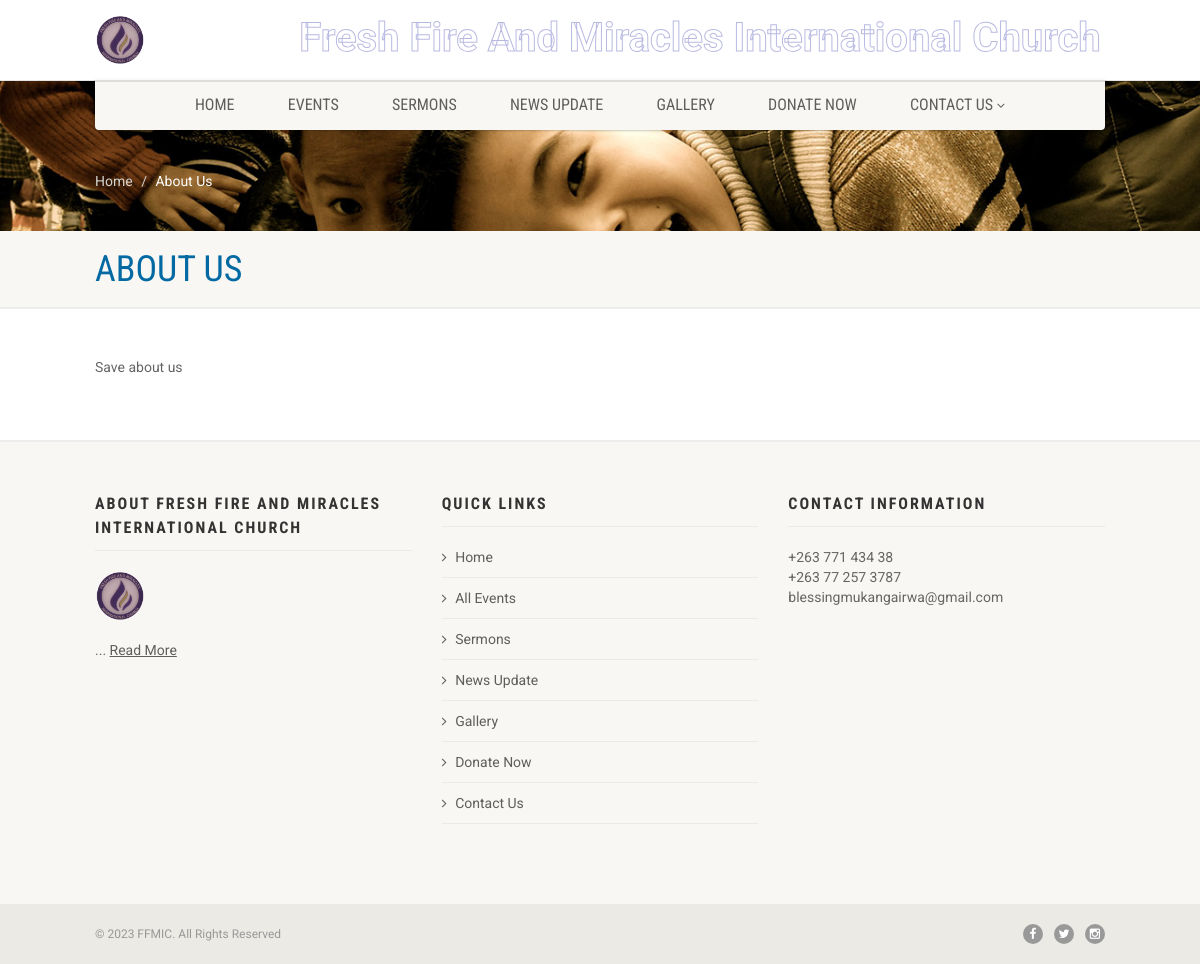
Page /about.php on the committed database.
### tables this page shows
CREATE TABLE IF NOT EXISTS `tbl_about` (
  `id` int NOT NULL AUTO_INCREMENT,
  `body` varchar(2500) NOT NULL,
  PRIMARY KEY (`id`)
);

CREATE TABLE IF NOT EXISTS `welcome` (
  `id` int NOT NULL AUTO_INCREMENT,
  `body` varchar(2000) NOT NULL,
  PRIMARY KEY (`id`)
);

CREATE TABLE IF NOT EXISTS `settings` (
  `id` int NOT NULL AUTO_INCREMENT,
  `site_name` varchar(45) NOT NULL,
  `site_title` varchar(60) NOT NULL,
  `email` varchar(60) NOT NULL,
  `site_desc` varchar(350) NOT NULL,
  `site_keyword` varchar(250) NOT NULL,
  `google_code` varchar(1000) NOT NULL,
  `street` varchar(100) NOT NULL,
  `city` varchar(60) NOT NULL,
  `country` varchar(50) NOT NULL,
  `phone` varchar(15) NOT NULL,
  `facebook` varchar(45) NOT NULL,
  `twitter` varchar(34) NOT NULL,
  `linkedin` varchar(45) NOT NULL,
  `status` varchar(25) NOT NULL,
  PRIMARY KEY (`id`)
);

### about.php (the view)
<?php include "header.php"; ?>
  <div class="nav-backed-header parallax" style="background-image:url(images/slide2.jpg);">
    <div class="container">
      <div class="row">
        <div class="col-md-12">
          <ol class="breadcrumb">
            <li><a href="index.php">Home</a></li>
            <li class="active">About Us</li>
          </ol>
        </div>
      </div>
    </div>
  </div>
  <div class="page-header">
    <div class="container">
      <div class="row">
        <div class="col-md-12">
          <h1>About Us</h1>
        </div>
      </div>
    </div>
  </div>
  <?php
				$result = $db->prepare("SELECT * FROM tbl_about");
				$result->execute();
				for($i=0; $row = $result->fetch(); $i++){
               ?>
  <div class="main" role="main">
    <div id="content" class="content full">
      <div class="container">
        <div class="row">
          <div class="col-md-12">
   <?php echo $row['body']; ?>
          </div>
          </div>
      </div>
    </div>
  </div>
  <?php } ?>
 <?php include "footer.php"; ?>

### footer.php (shortened to what this page needs)
  <footer class="site-footer">
    <div class="container">
      <div class="row">
        <div class="col-md-4 col-sm-4 widget footer-widget">
          <h4 class="footer-widget-title">About Fresh Fire And Miracles International Church</h4>
          <img src="images/logooo.png" alt="Logo" width="50" height="50">
		  <?php
				$result = $db->prepare("SELECT * FROM welcome");
				$result->execute();
				for($i=0; $row = $result->fetch(); $i++){
				?>
          <div class="spacer-20"></div>
        <?php echo strip_tags(substr($row['body'],0,180)) ;?>...  <a href="about.php">Read More</a>
		  <?php } ?>
		</div>
        <div class="col-md-4 col-sm-4 widget footer-widget">
          <h4 class="footer-widget-title">Quick Links</h4>
          <ul>
            <li><a href="index.php">Home</a></li>
            <li><a href="events.php">All Events</a></li>
            <li><a href="programmes.php">Sermons</a>
                </li>
                <li><a href="news-updates.php">News Update</a>
                </li>
                <li><a href="gallery.php">Gallery</a>
                </li>
                <li><a href="donate.php">Donate Now</a></li>
                <li><a href="contact.php">Contact Us</a> </li>
          </ul>
        </div>
		 <?php
				$result = $db->prepare("SELECT * FROM settings");
				$result->execute();
				for($i=0; $row = $result->fetch(); $i++){
               ?>
        <div class="col-md-4 col-sm-4 widget footer-widget">
          <h4 class="footer-widget-title">Contact Information</h4>
          <?php echo $row['phone']; ?> </br>
		  <?php echo $row['linkedin']; ?></br>
		 <?php echo $row['email']; ?>
        </div>
      </div>
    </div>
  </footer>
  <footer class="site-footer-bottom">
    <div class="container">
      <div class="row">
        <div class="copyrights-col-left col-md-6 col-sm-6">
          <p>&copy; 2023 FFMIC. All Rights Reserved</p>
        </div>
        <div class="copyrights-col-right col-md-6 col-sm-6">
          <div class="social-icons"> <a href="https://www.facebook.com/freshfirezim/<?php echo $row['facebook']; ?>" target="_blank"><i class="fa fa-facebook"></i></a> <a href="https://twitter.com/<?php echo $row['twitter']; ?>" target="_blank"><i class="fa fa-twitter"></i></a> <a href="https://instagram.com/<?php echo $row['status']; ?>" target="_blank"><i class="fa fa-instagram"></i></a></div>
        </div>
      </div>
    </div>
	<?php } ?>
  </footer>
</div>
</body>
</html>

### css/style.css (style rules this page uses)
html, body, div, span, applet, object, iframe, h1, h2, h3, h4, h5, h6, p, blockquote, pre, a, abbr, acronym, address, big, cite, code, del, dfn, em, img, ins, kbd, q, s, samp, small, strike, strong, sub, sup, tt, var, b, u, i, center, dl, dt, dd, ol, ul, li, fieldset, form, label, legend, table, caption, tbody, tfoot, thead, tr, th, td, article, aside, canvas, details, embed, figure, figcaption, footer, header, hgroup, menu, nav, output, ruby, section, summary, time, mark, audio, video { margin: 0; padding: 0; border: 0; font: inherit; font-size: 100%; }
article, aside, details, figcaption, figure, footer, header, hgroup, menu, nav, section { display: block; }
body { line-height: 1; }
ol, ul { list-style: none; }
* { -webkit-box-sizing: border-box; -moz-box-sizing: border-box; box-sizing: border-box; outline:none; }
html, body { height: 100%; }
html, hmtl a { width:100%; font-size: 100%; -webkit-text-size-adjust: 100%; -ms-text-size-adjust: 100%; }
a { color:#5e5e5e; text-decoration: underline; cursor: pointer; -webkit-transition: color 0.1s linear 0s; -moz-transition: color 0.1s linear 0s; -o-transition: color 0.1s linear 0s; transition: color 0.1s linear 0s; }
img { max-width: 100%; }
img, object, embed, audio, video { max-width: 100%; }
img { height: auto; }
p { margin: 0 0 20px; }
i, em, .italic { font-style:italic; }
h1, h2, h3, h4, h5, h6 { margin:0 0 15px 0; color:#333333; font-weight:400; line-height:1.5em; font-family: 'Roboto', sans-serif; }
h1 { font-size:36px; }
h4 { font-size:16px; text-transform:uppercase; font-weight:700; letter-spacing:2px; font-family: 'Roboto Condensed', sans-serif; }
p { font-size:14px; line-height:20px; margin:0 0 15px 0; }
ol { margin:10px 0 10px 30px; list-style-type: decimal; }
.spacer-20 { height:20px; clear:both; width:100%; }
.social-icons a { margin:0 8px; text-decoration:none; }
body { background-color:#ffffff; color:#666666; font-size:14px; font-weight:400; font-family: 'Roboto', serif; line-height:20px; background-attachment:fixed; }
.notice-bar, .page-header { background:#f8f7f3; padding:20px 0; box-shadow:0 2px 0 rgba(0,0,0,.07); }
.content { padding:50px 0; }
.site-footer { background-color:#f8f7f3; padding:50px 0; box-shadow:0 -2px 0 rgba(0,0,0,.07); }
.site-footer-bottom { background-color:#eceae4; padding:20px 0; font-size:12px; font-family: 'Roboto', sans-serif; color:#999999; }
.site-footer-bottom p { margin-bottom:0; font-size:12px; }
.site-footer-bottom .social-icons, .site-header .social-icons { text-align:right; }
.site-footer-bottom .social-icons a, .site-header .social-icons a { color:#ffffff; background:#999999; border-radius:50%; width:20px; height:20px; text-align:center; display:inline-block; margin:0 0 0 8px; text-decoration:none; }
.nav-backed-header { position:relative; z-index:1; margin:0; border:0; }
.page-header { margin:0; position:relative; padding:20px 0 20px 0; border:0; }
.page-header h1 { text-transform:uppercase; color:#ffffff; margin-bottom:0; line-height:1em; font-family: 'Roboto Condensed', sans-serif; }
ol.breadcrumb { margin:0; background:none; padding:90px 0 40px 0; }
ol.breadcrumb a { color:#d8d6d1; text-decoration:none; }
ol.breadcrumb > .active { color:#fff; }
.widget { margin-bottom:30px; }
.widget h4.footer-widget-title { border-bottom:1px solid #eceae4; padding-bottom:10px; margin-bottom:20px; }
.widget ul > li { border-bottom:1px solid #eceae4; padding:10px 0; color:#999999; }
.widget ul > li a { display:inline-block; text-decoration:none; }
.widget ul > li:first-child { padding-top:0; }
.parallax { background-attachment: fixed!important; background-position:center center; -webkit-background-size:cover; -moz-background-size:cover; background-size:cover; background-repeat:no-repeat; background-color:#f8f8f8; }
.touch .parallax, .nav-backed-header.parallax { background-attachment:scroll!important; }

### rows in the picture
tbl_about: body "Save about us"
settings: phone "+263 771 434 38", linkedin "+263 77 257 3787", email "blessingmukangairwa@gmail.com"
